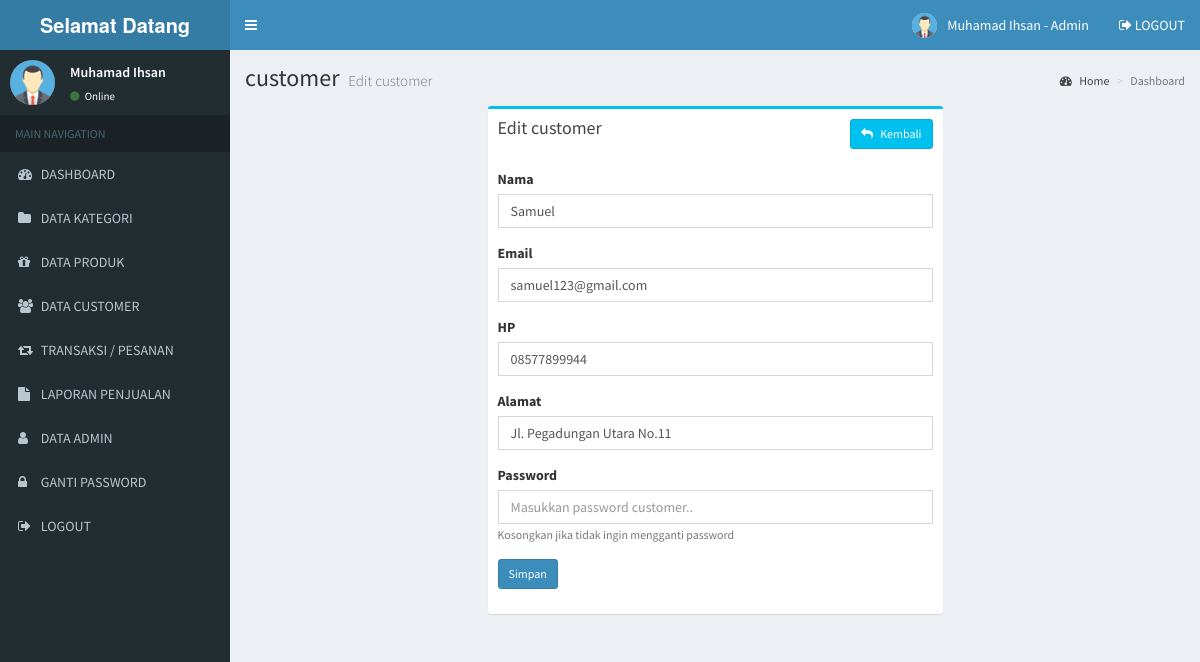
The app's page /admin/customer_edit.php?id=9 (signed in) with its own data.
### tables this page shows
CREATE TABLE `customer` (
  `customer_id` int(11) NOT NULL,
  `customer_nama` varchar(255) NOT NULL,
  `customer_email` varchar(255) NOT NULL,
  `customer_hp` varchar(20) NOT NULL,
  `customer_alamat` text NOT NULL,
  `customer_password` varchar(255) NOT NULL
);

### admin/customer_edit.php (the view, shortened to what this page needs)
<?php include 'header.php'; ?>
<div class="content-wrapper">
  <section class="content-header">
    <h1>
      customer
      <small>Edit customer</small>
    </h1>
    <ol class="breadcrumb">
      <li><a href="#"><i class="fa fa-dashboard"></i> Home</a></li>
      <li class="active">Dashboard</li>
    </ol>
  </section>
  <section class="content">
    <div class="row">
      <section class="col-lg-6 col-lg-offset-3">
        <div class="box box-info">
          <div class="box-header">
            <h3 class="box-title">Edit customer</h3>
            <a href="customer.php" class="btn btn-info btn-sm pull-right"><i class="fa fa-reply"></i> &nbsp Kembali</a>
          </div>
          <div class="box-body">
            <?php
            $id = $_GET['id'];
            $data = mysqli_query($koneksi,"select * from customer where customer_id='$id'");
            while($d = mysqli_fetch_array($data)){
              ?>
              <form action="customer_update.php" method="post">
                <div class="form-group">
                  <label>Nama</label>
                  <input type="text" class="form-control" name="nama" required="required" placeholder="Masukkan Nama customer.." value="<?php echo $d['customer_nama']; ?>">
                </div>
                <div class="form-group">
                  <label>Email</label>
                  <input type="text" class="form-control" name="email" required="required" placeholder="Masukkan email customer.." value="<?php echo $d['customer_email']; ?>">
                </div>
                <div class="form-group">
                  <label>HP</label>
                  <input type="number" class="form-control" name="hp" required="required" placeholder="Masukkan no.hp customer.." value="<?php echo $d['customer_hp']; ?>">
                </div>
                <div class="form-group">
                  <label>Alamat</label>
                  <input type="text" class="form-control" name="alamat" required="required" placeholder="Masukkan alamat customer.." value="<?php echo $d['customer_alamat']; ?>">
                </div>
                <div class="form-group">
                  <label>Password</label>
                  <input type="password" class="form-control" name="password" placeholder="Masukkan password customer..">
                  <small class="text-muted">Kosongkan jika tidak ingin mengganti password</small>
                </div>
                <div class="form-group">
                  <input type="submit" class="btn btn-sm btn-primary" value="Simpan">
                </div>
              </form>
              <?php
            }
            ?>
          </div>
        </div>
      </section>
    </div>
  </section>
</div>
<?php include 'footer.php'; ?>

### admin/header.php (shortened to what this page needs)
<!DOCTYPE html>
<html>
<head>
  <link rel="stylesheet" href="../assets/bower_components/bootstrap/dist/css/bootstrap.min.css">
  <link rel="stylesheet" href="../assets/bower_components/font-awesome/css/font-awesome.min.css">
  <link rel="stylesheet" href="../assets/bower_components/Ionicons/css/ionicons.min.css">
  <link rel="stylesheet" href="../assets/dist/css/AdminLTE.min.css">
  <link rel="stylesheet" href="../assets/bower_components/datatables.net-bs/css/dataTables.bootstrap.min.css">
  <link rel="stylesheet" href="../assets/dist/css/skins/_all-skins.min.css">
  <link rel="stylesheet" href="../assets/bower_components/morris.js/morris.css">
  <link rel="stylesheet" href="../assets/bower_components/jvectormap/jquery-jvectormap.css">
  <link rel="stylesheet" href="../assets/bower_components/bootstrap-datepicker/dist/css/bootstrap-datepicker.min.css">
  <link rel="stylesheet" href="../assets/bower_components/bootstrap-daterangepicker/daterangepicker.css">
  <link rel="stylesheet" href="../assets/plugins/bootstrap-wysihtml5/bootstrap3-wysihtml5.min.css">
  <?php
  include '../koneksi.php';
  ?>
</head>
<body class="hold-transition skin-blue sidebar-mini">
  <div class="wrapper">
    <header class="main-header">
      <a href="index.php" class="logo">
        <span class="logo-lg"><b>Selamat</b> <b>Datang</b></span>
      </a>
      <nav class="navbar navbar-static-top">
        <a href="#" class="sidebar-toggle" data-toggle="push-menu" role="button">
        </a>
        <div class="navbar-custom-menu">
          <ul class="nav navbar-nav">
            <li class="dropdown user user-menu">
              <a href="#" class="dropdown-toggle" data-toggle="dropdown">
                <?php
                $id_admin = $_SESSION['id'];
                $profil = mysqli_query($koneksi,"select * from admin where admin_id='$id_admin'");
                $profil = mysqli_fetch_assoc($profil);
                if($profil['admin_foto'] == ""){
                  ?>
                  <img src="../gambar/sistem/user.png" class="user-image">
                <?php }else{ ?>
                  <img src="../gambar/user/<?php echo $profil['admin_foto'] ?>" class="user-image">
                <?php } ?>
                <span class="hidden-xs"><?php echo $_SESSION['nama']; ?> - Admin</span>
              </a>
            </li>
            <li>
              <a href="logout.php"><i class="fa fa-sign-out"></i> LOGOUT</a>
            </li>
          </ul>
        </div>
      </nav>
    </header>
    <aside class="main-sidebar">
      <section class="sidebar">
        <div class="user-panel">
          <div class="pull-left image">
            <?php
            $id = $_SESSION['id'];
            $profil = mysqli_query($koneksi,"select * from admin where admin_id='$id'");
            $profil = mysqli_fetch_assoc($profil);
            if($profil['admin_foto'] == ""){
              ?>
              <img src="../gambar/sistem/user.png" class="img-circle">
            <?php }else{ ?>
              <img src="../gambar/user/<?php echo $profil['admin_foto'] ?>" class="img-circle" style="max-height:45px">
            <?php } ?>
          </div>
          <div class="pull-left info">
            <p><?php echo $_SESSION['nama']; ?></p>
            <a href="#"><i class="fa fa-circle text-success"></i> Online</a>
          </div>
        </div>
        <ul class="sidebar-menu" data-widget="tree">
          <li class="header">MAIN NAVIGATION</li>
          <li>
            <a href="index.php">
              <i class="fa fa-dashboard"></i> <span>DASHBOARD</span>
            </a>
          </li>
          <li>
            <a href="kategori.php">
              <i class="fa fa-folder"></i> <span>DATA KATEGORI</span>
            </a>
          </li>
          <li>
            <a href="produk.php">
              <i class="fa fa-gift"></i> <span>DATA PRODUK</span>
            </a>
          </li>
          <li>
            <a href="customer.php">
              <i class="fa fa-users"></i> <span>DATA CUSTOMER</span>
            </a>
          </li>
           <li>
            <a href="transaksi.php">
              <i class="fa fa-retweet"></i> <span>TRANSAKSI / PESANAN</span>
            </a>
          </li>
          <li>
            <a href="laporan.php">
              <i class="fa fa-file"></i> <span>LAPORAN PENJUALAN</span>
            </a>
          </li>
          <li>
            <a href="admin.php">
              <i class="fa fa-user"></i> <span>DATA ADMIN</span>
            </a>
          </li>
          <li>
            <a href="gantipassword.php">
              <i class="fa fa-lock"></i> <span>GANTI PASSWORD</span>
            </a>
          </li>
          <li>
            <a href="logout.php">
              <i class="fa fa-sign-out"></i> <span>LOGOUT</span>
            </a>
          </li>
        </ul>
      </section>
    </aside>

### records on screen
customer: nama "Samuel", email "samuel123@gmail.com", hp "08577899944", alamat "Jl. Pegadungan Utara No.11"

### other values on screen
$_SESSION['nama'] "Muhamad Ihsan"
